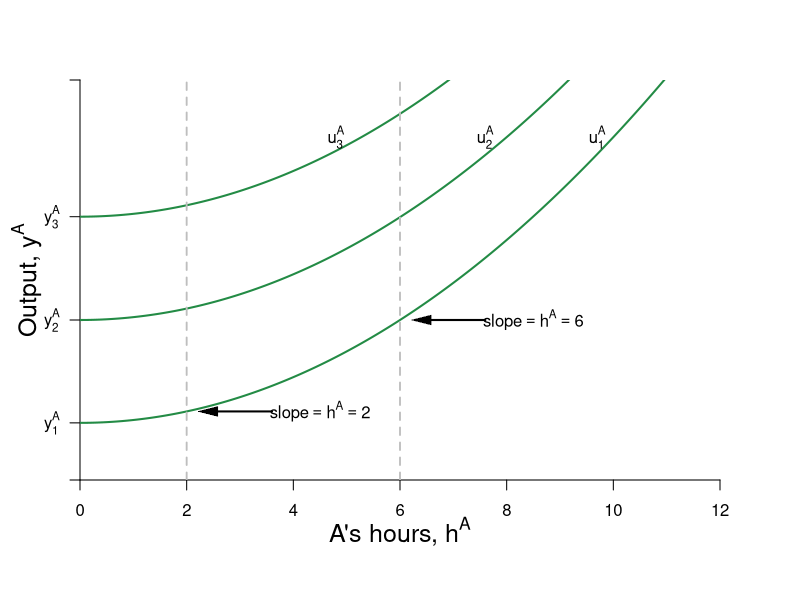

This figure's R source: (Note: this script raises an error after producing the figure.)
require(shape)
pdf(file = "coordination_failures/coord_indiff_ya_cournot.pdf", width = 9, height = 7)

#Set parameters for graphics
axislabelsize <- 1.5
graphlinewidth <- 2
segmentlinewidth <- 1.8

COL <- c("#7fc97f", "#beaed4", "#fdc086", "#ffff99", "#386cb0", "#f0027f", "#bf5b17", "#666666")
COLA <- c("#99d8c9","#66c2a4","#41ae76", "#238b45", "#005824")
COLB <- c("#4eb3d3", "#2b8cbe", "#0868ac","#084081")

par(mar =  c(6, 4, 4, 4))

indiffA <- function(ea, uA = 46.08) {
  uA + (1/2)*(ea)^2
}

mrsA <- function(ea){
  ea
}

slopeline <- function(ea, yint = 0.5, slope = 2){
  yint + slope*ea
}


xlims <- c(0, 12)
ylims <- c(0, 70)

npts <- 501 
x <- seq(xlims[1], xlims[2], length.out = npts)
y <- seq(ylims[1], ylims[2], length.out = npts) 
a <- c(12, 46.08, 90)

#B's value when at A's bliss point
#0.35*log(5.88) + 0.35*log(8.88) + 0.5*log(10 - 5.88) + 0.5*log(15 - 8.88) 

#B's bliss point x = 4.11765; y = 6.17647
#A's value when at A's bliss point
#0.5*log(4.11765) + 0.5*log(6.17647) + 0.35*log(10 - 4.11765) + 0.35*log(15 - 6.17647) 


plot(0, 0, xlim = xlims, ylim = ylims, type = "n",
     xlab = expression(paste("")),
     ylab = expression(paste("")), 
     xaxt = "n", 
     yaxt = "n", 
     cex.lab = axislabelsize, 
     bty = "n",
     xaxs="i", 
     yaxs="i")

# ticksy <- seq(from = 0, to = ylims[2], by = 2)
# ylabels <- seq(from = 0, to = ylims[2], by = 2)
ticksx <- seq(from = 0, to = xlims[2], by = 2)
xlabels <- seq(from = 0, to = xlims[2], by = 2)
ticksy <- c(0, 10, 28, 46.08, 70)
ylabels <- c(NA, expression(paste(y[1]^A)), expression(paste(y[2]^A)), expression(paste(y[3]^A)), NA)
# ticksx <- c(0, 6.9, 12, 9.6, 16, 24, 26)
# xlabels <- c(NA, expression(paste(e^A,"*")), expression(paste(1/2*beta)), expression(paste(e^{AN})), expression(paste(alpha)), expression(paste(1/beta)), NA)

axis(1, at = ticksx, pos = 0, labels = xlabels)
axis(2, at = ticksy, pos = 0, labels = ylabels, las = 1)

npts <- 500 
xx1 <- seq(xlims[1], xlims[2], length.out = npts)

lines(xx1, indiffA(xx1, uA = 10), col = COLA[4], lwd = graphlinewidth)
lines(xx1, indiffA(xx1, uA = 28), col = COLA[4], lwd = graphlinewidth)
lines(xx1, indiffA(xx1, uA = 46.08), col = COLA[4], lwd = graphlinewidth)
# lines(xx1, brfB(xx1, alpha = 16, beta = 1/24), col = COLB[4], lwd = graphlinewidth)
# lines(xx1, brfPEA(xx1, alpha = 16, beta = 1/24), col = COLA[4], lwd = graphlinewidth)
# lines(xx1, brfPEB(xx1, alpha = 16, beta = 1/24), col = COLB[4], lwd = graphlinewidth)

# contour(x, y, 
#         outer(x, y, uA),
#         #labels = c("v1", "v2", "v3"),
#         drawlabels = FALSE,
#         col = COLA[3],
#         #xlab = expression(paste("A's Apples, ", x)),
#         #ylab = expression(paste("A's Oranges, ", y)),
#         #cex.lab = axislabelsize,
#         lwd = graphlinewidth,
#         levels = a, 
#         xaxs="i", 
#         yaxs="i", 
#         add = TRUE)


segments(2, 0, 2, ylims[2], lty = 2, col = "gray" , lwd = segmentlinewidth)
segments(6, 0, 6, ylims[2], lty = 2, col = "gray" , lwd = segmentlinewidth)
# 
# segments(0, 6.9, 6.9, 6.9, lty = 2, col = "gray" , lwd = segmentlinewidth)
# segments(6.9, 0, 6.9, 6.9, lty = 2, col = "gray" , lwd = segmentlinewidth)

mtext(expression(paste("A's hours, ", h^A)), side=1, line = 2.5, cex = axislabelsize)
text(-1, 35, expression(paste("Output, ", y^A)), xpd = TRUE, cex = axislabelsize, srt = 90) 

#segments(4.11765, 6.17647, 5.88, 8.88, lty = 1, col = COL[2] , lwd = graphlinewidth)
text(4.5, 12, expression(paste("slope", phantom()==h^A, phantom() == 2)))
Arrows(3.6, 12, 2.4, 12, col = "black", lty = 1, lwd = 2, arr.type = "triangle", arr.lwd = 0.5)

text(8.5, 28, expression(paste("slope", phantom()==h^A, phantom() == 6)))
Arrows(7.6, 28, 6.4, 28, col = "black", lty = 1, lwd = 2, arr.type = "triangle", arr.lwd = 0.5)

#Label the iso-welfare functions for the HG, Aisha
text(9.7, 60, expression(u[1]^A))
text(7.6, 60, expression(u[2]^A))
text(4.8, 60, expression(u[3]^A))
#text(6.6, 8.3, expression(u[4]^A))



lowint <- c(8, 26, 44)

slopex1 <- seq(1,3,length.out = 200)
lines(slopex1, slopeline(slopex1, yint = lowint[1], slope = mrsA(ea = 2)), col = Grays[18], lty = 2, lwd = segmentlinewidth)
lines(slopex1, slopeline(slopex1, yint = lowint[2], slope = mrsA(ea = 2)), col = Grays[18], lty = 2, lwd = segmentlinewidth)
lines(slopex1, slopeline(slopex1, yint = lowint[3], slope = mrsA(ea = 2)), col = Grays[18], lty = 2, lwd = segmentlinewidth)

highint <- c(-8, 10, 28)
slopex2 <- seq(5,7,length.out = 200)
lines(slopex2, slopeline(slopex2, yint = highint[1], slope = mrsA(ea = 6)), col = Grays[18], lty = 2, lwd = segmentlinewidth)
lines(slopex2, slopeline(slopex2, yint = highint[2], slope = mrsA(ea = 6)), col = Grays[18], lty = 2, lwd = segmentlinewidth)
lines(slopex2, slopeline(slopex2, yint = highint[3], slope = mrsA(ea = 6)), col = Grays[18], lty = 2, lwd = segmentlinewidth)


firstpointsx <- c(2, 2, 2)
firstpointsy <- c(indiffA(ea = firstpointsx[1], uA = 10), indiffA(ea = firstpointsx[2], uA = 28), indiffA(ea = firstpointsx[3], uA = 46.08))
points(firstpointsx, firstpointsy, pch = 16, col = "black", cex = 1.5)

secondpointsx <- c(6, 6, 6)
secondpointsy <- c(indiffA(ea = 6, uA = 10), indiffA(ea = 6, uA = 28), indiffA(ea = 6, uA = 46.08))
points(secondpointsx, secondpointsy, pch = 16, col = "black", cex = 1.5)


dev.off()
